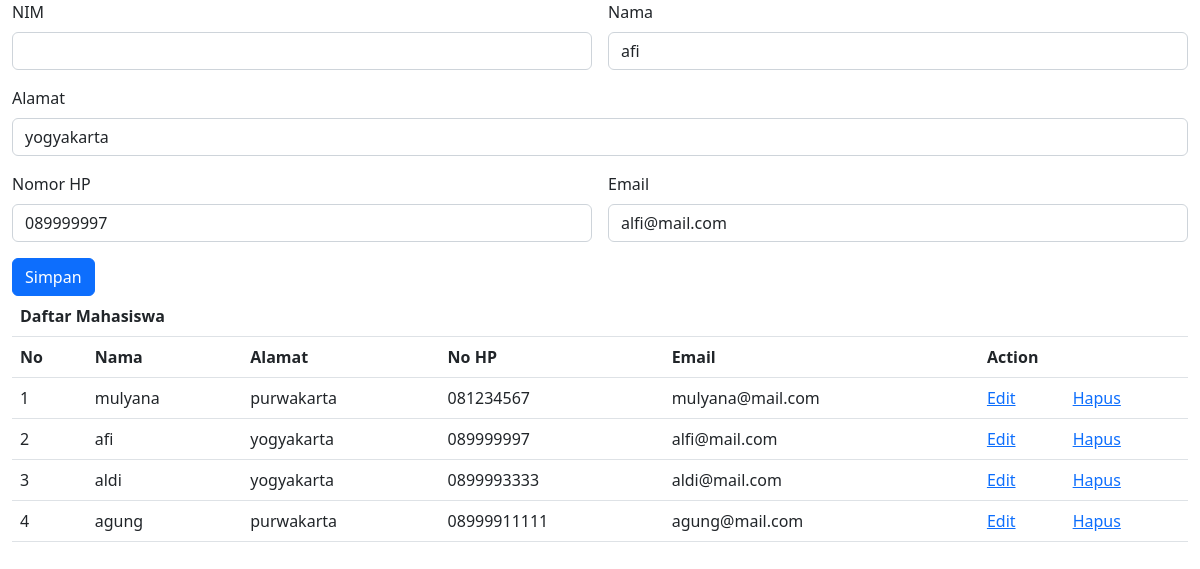
/?edit=2, run on the app's committed database.
### tables this page shows
CREATE TABLE `mhs` (
  `id` int(11) NOT NULL,
  `nama` varchar(255) DEFAULT NULL,
  `alamat` text DEFAULT NULL,
  `nohp` varchar(255) DEFAULT NULL,
  `email` varchar(255) DEFAULT NULL
);

### index.php (the view, shortened to what this page needs)
<?php
require_once 'connection.php';
$getData = mysqli_query($conn, "SELECT * FROM mhs");
if (isset($_GET['edit'])) {
    $idEdit = $_GET['edit'];
    $getDataEdit = mysqli_query($conn, "SELECT * FROM mhs WHERE id = $idEdit");
}
?>
<!DOCTYPE html>
<html lang="en">
<head>
    <link href="https://cdn.jsdelivr.net/npm/bootstrap@5.2.2/dist/css/bootstrap.min.css" rel="stylesheet"
 />
    <link rel="stylesheet" href="css/style.css">
</head>
<body class="container-fluid">
    <?php
    if (isset($_GET['edit'])) {
        while ($data = mysqli_fetch_array($getDataEdit)) { ?>
    <form action="edit.php" method="POST" class="row g-3">
        <div class="col-md-6">
            <label for="nim" class="form-label">NIM</label>
            <input type="text" class="form-control" name="nim" id="nim" value="<?= $data['nim'] ?>" />
        </div>
        <div class="col-md-6">
            <label for="nama" class="form-label">Nama</label>
            <input type="text" class="form-control" name="nama" id="nama" value="<?= $data['nama'] ?>" />
        </div>
        <div class="col-md-12">
            <label for="alamat" class="form-label">Alamat</label>
            <input type="text" class="form-control" name="alamat" id="alamat" value="<?= $data['alamat'] ?>" />
        </div>
        <div class="col-md-6">
            <label for="nomorhp" class="form-label">Nomor HP</label>
            <input type="text" class="form-control" name="nohp" id="nohp" value="<?= $data['nohp'] ?>" />
        </div>
        <div class="col-md-6">
            <label for="email" class="form-label">Email</label>
            <input type="text" class="form-control" name="email" id="email" value="<?= $data['email'] ?>" />
        </div>
        <div class="col-md-1">
            <button class="btn btn-primary" type="submit" name="submit">
                Simpan
            </button>
        </div>
    </form>
    <?php }; ?>
    <?php } ?>
    <table class="table">
        <thead>
            <tr>
                <th colspan="7">Daftar Mahasiswa</th>
            </tr>
            <tr>
                <th scope="col">No</th>
                <th scope="col">Nama</th>
                <th scope="col">Alamat</th>
                <th scope="col">No HP</th>
                <th scope="col">Email</th>
                <th scope="col" colspan="2">Action</th>
            </tr>
        </thead>
        <tbody>
            <?php
            $num = 1;
            while ($data = mysqli_fetch_array($getData)) {
            ?>
            <tr class="table-row">
                <td><?= $num ?></td>
                <td><?= $data["nama"] ?></td>
                <td><?= $data["alamat"] ?></td>
                <td><?= $data["nohp"] ?></td>
                <td><?= $data["email"] ?></td>
                <td>
                    <a href="?edit=<?= $data['id'] ?>">Edit</a>
                </td>
                <?php
                    echo "<td>";
                    echo "<a href='delete.php?id=$data[id]'>Hapus</a></td></tr>";
                    ?>
            <?php $num++; ?>
            <?php } ?>
        </tbody>
    </table>
</body>
</html>

### data on the page
mhs: nama "afi", alamat "yogyakarta", nohp "089999997", email "alfi@mail.com"
mhs: nama "mulyana", alamat "purwakarta", nohp "081234567", email "mulyana@mail.com"
mhs: nama "aldi", alamat "yogyakarta", nohp "0899993333", email "aldi@mail.com"
mhs: nama "agung", alamat "purwakarta", nohp "08999911111", email "agung@mail.com"
